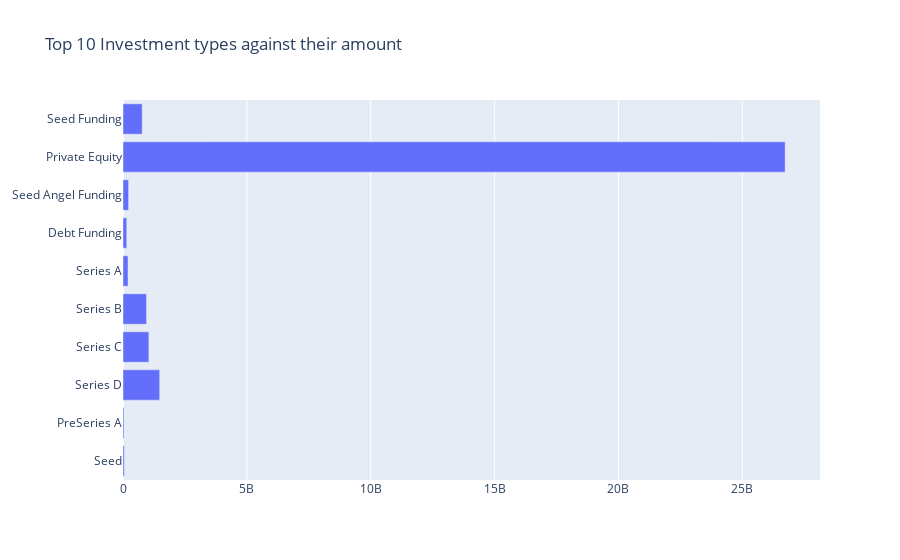

Source (notebook cell):
### Code cell
fig = go.Figure(data=go.Bar(y = top10_invstmntamnt.index[::-1],
                            x = top10_invstmntamnt['sum'][::-1],
                            orientation='h'),
               layout_title_text = 'Top 10 Investment types against their amount')
fig.show()

### Figure 1 — Plotly figure (JSON) as saved in the notebook; plotly's stock layout.template omitted (floating-point values rounded to 4 significant figures)
{"data": [{"orientation": "h", "type": "bar", "x": [52800000, 41371001, 1481799000, 1044718394, 949195735, 203198002, 150919355, 225665041, 26727583450, 775075554], "y": ["Seed", "PreSeries A", "Series D", "Series C", "Series B", "Series A", "Debt Funding", "Seed Angel Funding", "Private Equity", "Seed Funding"]}], "layout": {"title": {"text": "Top 10 Investment types against their amount"}}}
